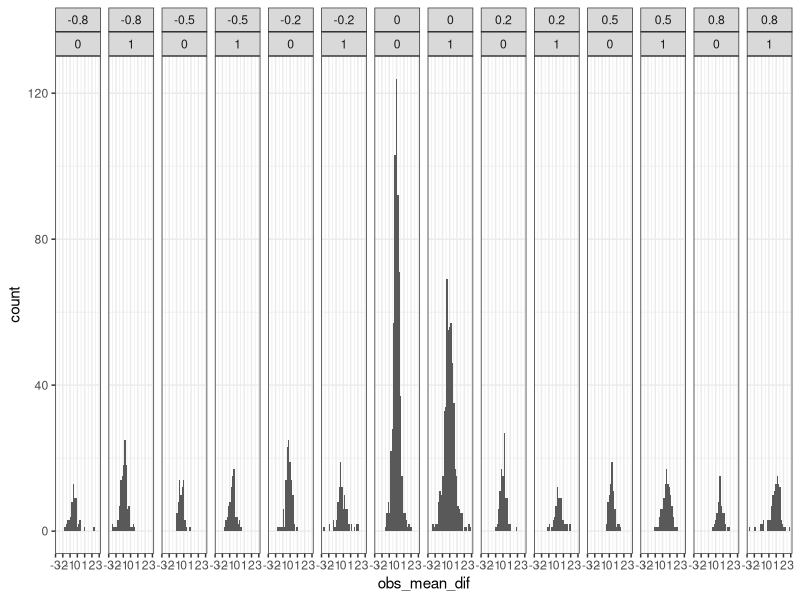
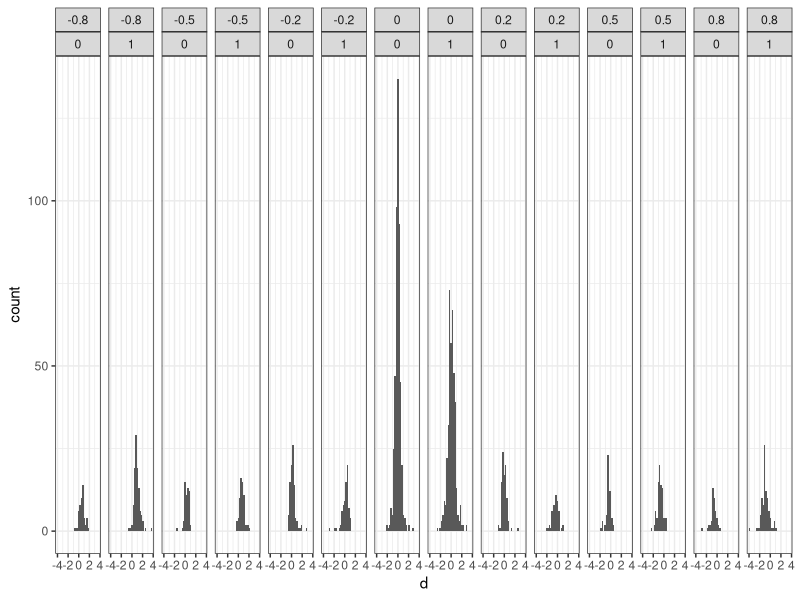

Source code (R) for these figures, in order:
library(dplyr)
library(ggplot2)

#organize and clean data

# #Set working directory
# setwd("C:/Users/Daniel/surfdrive/R/shiny_apps/detect_the_effect/data")
# 
# #Read excel files in folder
# files <- list.files(pattern = "\\.csv$")
# 
# #read in all seperate data files into a single list
# #gives warning that can be ignored (last line not empty)
# datalist = lapply(files, function(x) read.table(x, header = F)) 
# 
# #determine max length to fill dataframe
# max_length <- max(unlist(lapply(datalist,length)))
# 
# #fill dataframe
# df_filled <- lapply(datalist,function(x) {
#   ans <- rep(NA,length=max_length);
#   ans[1:length(x)]<- x;
#   return(ans)
#   })
# #combine lists into a dataframe
# all_data <- as.data.frame(do.call(rbind, df_filled))
# 
# #Unlist and turn into dataframe
# all_data <- as.data.frame(apply(all_data,2,as.numeric))
# colnames(all_data)[1:15] <- c("ID", "length", "judgement", "effect_size", "effect_size_direction", "true_mean1", "true_mean2", "obs_mean_1", "obs_mean2", "obs_mean_dif", "df", "tvalue", "pwaardes", "obs_power", "d")
# 
# 
# #Set working directory
# setwd("C:/Users/Daniel/surfdrive/R/shiny_apps/detect_the_effect/data2")
# 
# #Read excel files in folder
# files <- list.files(pattern = "\\.csv$")
# 
# #read in all seperate data files into a single list
# #gives warning that can be ignored (last line not empty)
# datalist = lapply(files, function(x) read.table(x, header = F)) 
# 
# #determine max length to fill dataframe
# max_length <- max(unlist(lapply(datalist,length)))
# 
# #fill dataframe
# df_filled <- lapply(datalist,function(x) {
#   ans <- rep(NA,length=max_length);
#   ans[1:length(x)]<- x;
#   return(ans)
# })
# #combine lists into a dataframe
# all_data_2 <- as.data.frame(do.call(rbind, df_filled))
# 
# #Unlist and turn into dataframe
# all_data_2 <- as.data.frame(apply(all_data_2,2,as.numeric))
# all_data_2 <- all_data_2[seq(2,30,2)]
# colnames(all_data_2)[1:15] <- c("ID", "length", "judgement", "effect_size", "effect_size_direction", "true_mean1", "true_mean2", "obs_mean_1", "obs_mean2", "obs_mean_dif", "df", "tvalue", "pwaardes", "obs_power", "d")
# 
# data_complete <- rbind(all_data[1:15],all_data_2)
# write.table(data_complete, "alldata.csv", sep="\t", row.names=FALSE, col.names=FALSE) 

#Read in data----
all_data <- read.table("alldata.csv") 
colnames(all_data)[1:15] <- c("ID", "length", "judgement", "effect_size", "effect_size_direction", "true_mean1", "true_mean2", "obs_mean_1", "obs_mean2", "obs_mean_dif", "df", "tvalue", "pvalues", "obs_power", "d")

#create variable for correct/incorrect----
#create variable for correct/incorrect
all_data$correct <- ifelse(all_data$judgement == 0 & (all_data$effect_size== 0) | all_data$judgement == 1 & (all_data$effect_size > 0),
                           1,
                           0)

#Plots----

#subset data ((note use of levels to deal with factor))only trials with more than 5 responses
all_data_sub <- all_data[all_data$length > 5, ] 

#plot observed mean difference across conditions
ggplot(all_data_sub,aes(x=obs_mean_dif))+geom_histogram() + 
  facet_grid(~effect_size_direction*judgement) +
  theme_bw()

ggplot(all_data_sub,aes(x=d))+geom_histogram() + 
  facet_grid(~effect_size_direction*judgement) +
  theme_bw()

#mean power
data <- group_by(all_data_sub, effect_size_direction, judgement)

summarize(data, power = mean(obs_power, na.rm = T))
summarize(data, mean_dif = mean(obs_mean_dif, na.rm = T))
summarize(data, d = mean(-d, na.rm = T)) #note -d because d in dataset is calculated in opposite diferection!


#Analyze p-values
data <- group_by(all_data_sub, effect_size_direction, judgement)

summarize(data, pvaluessig = sum(pvalues <= 0.05), pvalues_nonsig = sum(pvalues > 0.05), power = sum(pvalues <= 0.05)/(sum(pvalues > 0.05) + sum(pvalues <= 0.05))*100)

